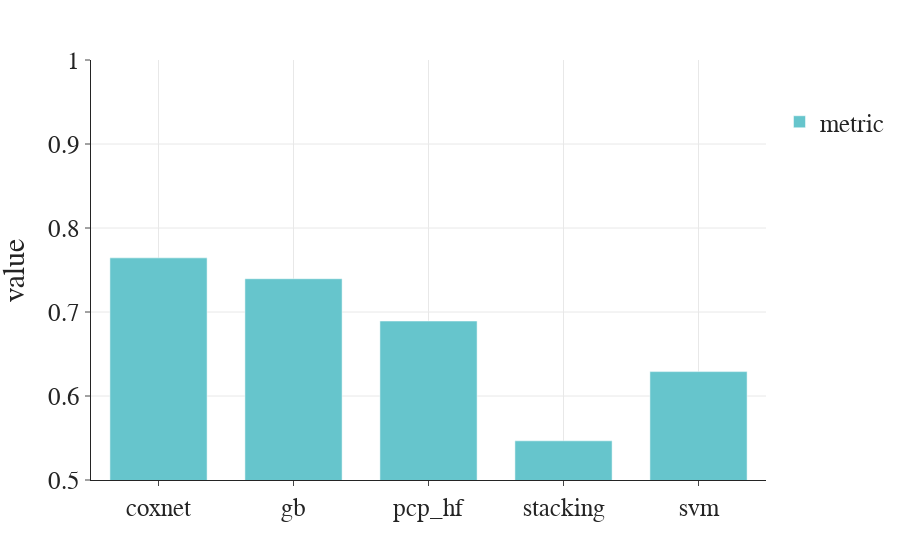

Notebook code for this chart:
### Code cell
fig = px.bar(
    DataFrame(dict(metric=metrics_merged.values()), index=metrics_merged.keys()),
    range_y=[0.5,1],
    color_discrete_sequence=px.colors.qualitative.Pastel,
)
fig.update_layout(dict(xaxis_title=None))
setup_plotly_style(fig)
fig.show()

### Figure 1 — Plotly figure (JSON) as saved in the notebook; plotly's stock layout.template omitted (floating-point values rounded to 4 significant figures)
{"data": [{"alignmentgroup": "True", "hovertemplate": "variable=metric<br>index=%{x}<br>value=%{y}<extra></extra>", "legendgroup": "metric", "marker": {"color": "rgb(102, 197, 204)", "pattern": {"shape": ""}}, "name": "metric", "offsetgroup": "metric", "orientation": "v", "showlegend": true, "textposition": "auto", "type": "bar", "x": ["coxnet", "gb", "pcp_hf", "stacking", "svm"], "xaxis": "x", "y": [0.7645, 0.7396, 0.6892, 0.5466, 0.629], "yaxis": "y"}], "layout": {"bargroupgap": 0.1, "barmode": "relative", "font": {"family": "Calibri", "size": 25}, "legend": {"title": {"font": {"color": "rgba(0,0,0,0)"}, "text": "variable"}, "tracegroupgap": 0}, "margin": {"t": 60}, "xaxis": {"anchor": "y", "domain": [0, 1], "showgrid": true, "title": {}}, "yaxis": {"anchor": "x", "domain": [0, 1], "range": [0.5, 1], "showgrid": true, "title": {"text": "value"}}}}
